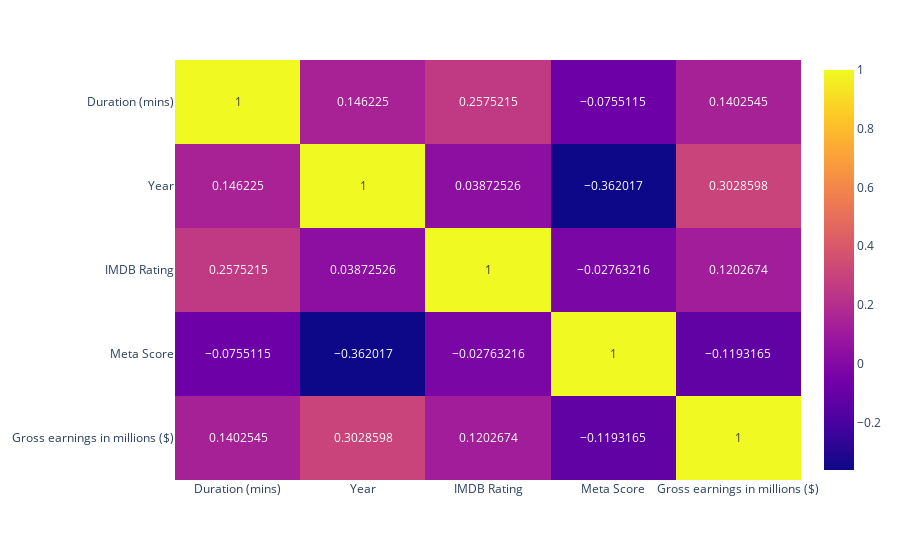

Notebook code for this chart:
### Markdown cell above
## Correlation between numerical features in data frame

### Code cell
fig = px.imshow(data_frame.corr(), text_auto = True, aspect="auto")
fig.show()

### Figure 1 — Plotly figure (JSON) as saved in the notebook; plotly's stock layout.template omitted (floating-point values rounded to 4 significant figures)
{"data": [{"coloraxis": "coloraxis", "hovertemplate": "x: %{x}<br>y: %{y}<br>color: %{z}<extra></extra>", "name": "0", "texttemplate": "%{z}", "type": "heatmap", "x": ["Duration (mins)", "Year", "IMDB Rating", "Meta Score", "Gross earnings in millions ($)"], "xaxis": "x", "y": ["Duration (mins)", "Year", "IMDB Rating", "Meta Score", "Gross earnings in millions ($)"], "yaxis": "y", "z": [[1, 0.1462, 0.2575, -0.07551, 0.1403], [0.1462, 1, 0.03873, -0.362, 0.3029], [0.2575, 0.03873, 1, -0.02763, 0.1203], [-0.07551, -0.362, -0.02763, 1, -0.1193], [0.1403, 0.3029, 0.1203, -0.1193, 1]]}], "layout": {"coloraxis": {"colorscale": [[0, "#0d0887"], [0.1111, "#46039f"], [0.2222, "#7201a8"], [0.3333, "#9c179e"], [0.4444, "#bd3786"], [0.5556, "#d8576b"], [0.6667, "#ed7953"], [0.7778, "#fb9f3a"], [0.8889, "#fdca26"], [1, "#f0f921"]]}, "margin": {"t": 60}, "xaxis": {"anchor": "y", "domain": [0, 1]}, "yaxis": {"anchor": "x", "autorange": "reversed", "domain": [0, 1]}}}
